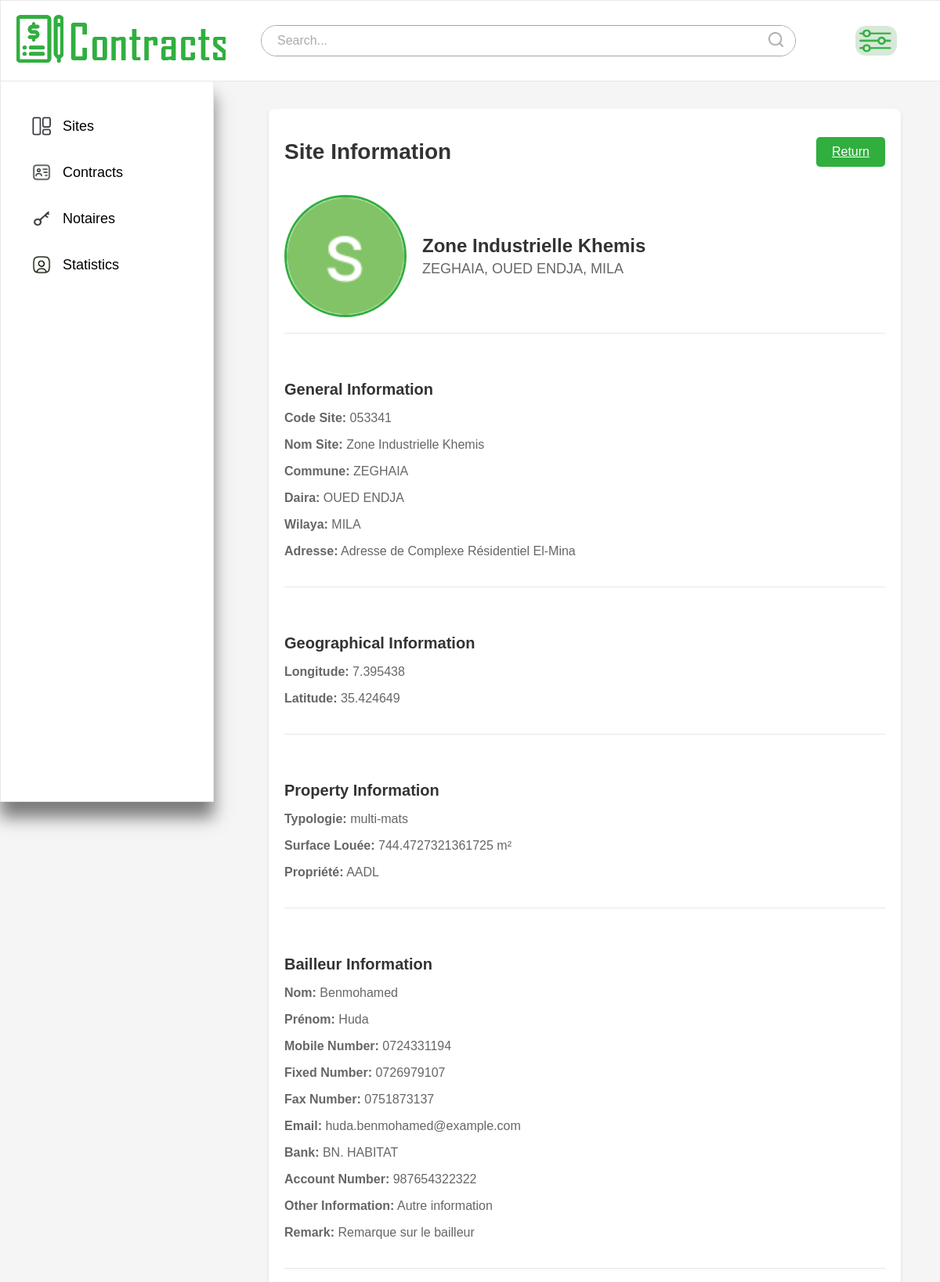
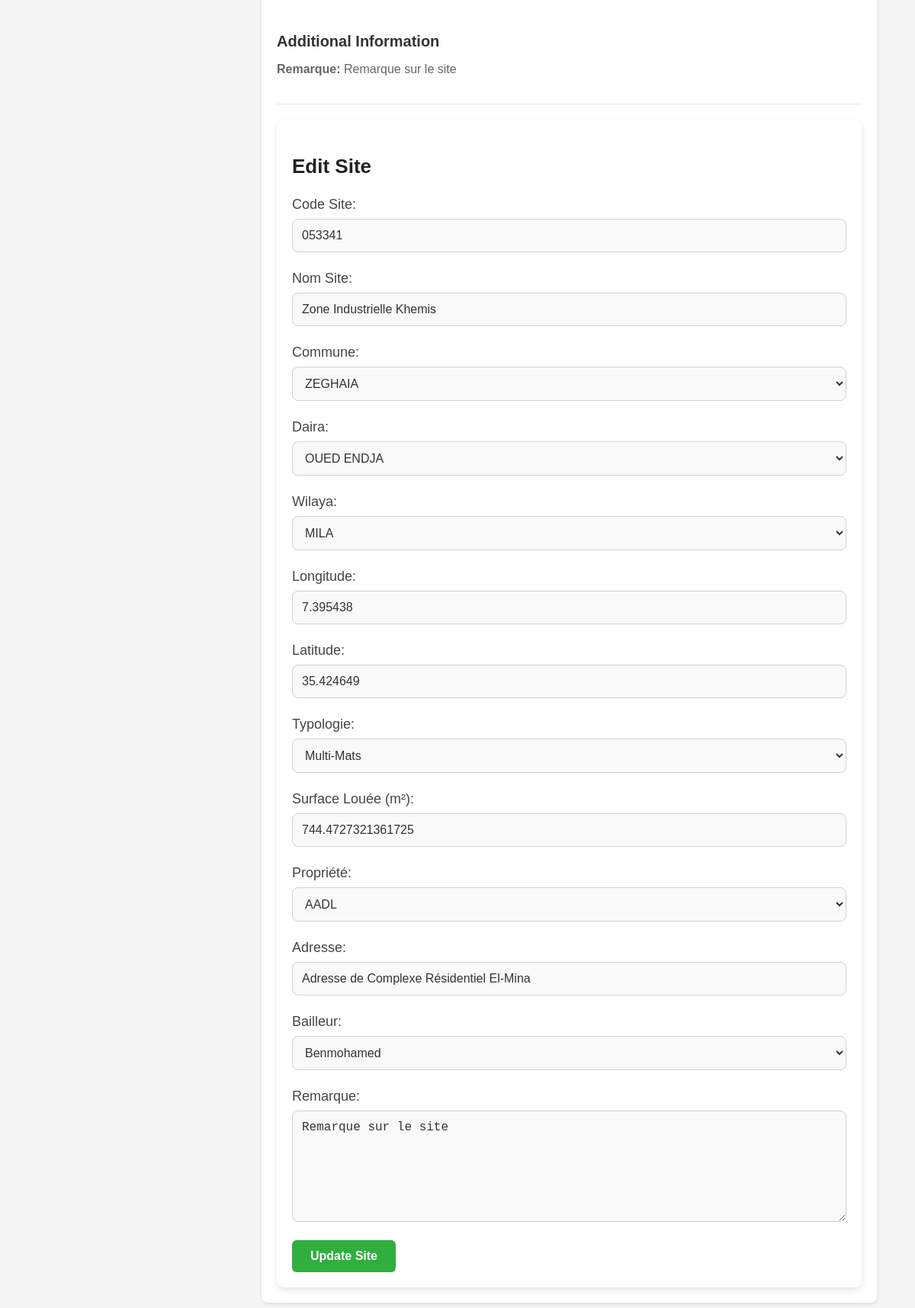
/site/modify/21, run on the app's committed database (2 pictures, top to bottom).
### app1/models.py (models this page shows, shortened)
class Site(models.Model):
    code_site = models.CharField(max_length=100, unique=True)
    nom_site = models.CharField(max_length=255)
    commune = models.ForeignKey(Commune, on_delete=models.CASCADE)
    daira = models.ForeignKey(Daira, on_delete=models.CASCADE)
    wilaya = models.ForeignKey(Wilaya, on_delete=models.CASCADE)
    longitude = models.FloatField()
    latitude = models.FloatField()
    typologie = models.CharField(max_length=255)
    surface_louee = models.FloatField()
    propriete = models.CharField(max_length=255, choices=PROPRIETE_SITE_CHOICES)
    adresse = models.CharField(max_length=255)
    bailleur = models.ForeignKey(Bailleur, on_delete=models.CASCADE)
    remarque = models.TextField(blank=True, null=True)

class Commune(models.Model):
    name = models.CharField(max_length=100)
    daira = models.ForeignKey(Daira, on_delete=models.CASCADE)
    wilaya = models.ForeignKey(Wilaya, on_delete=models.CASCADE)

class Daira(models.Model):
    name = models.CharField(max_length=100)
    wilaya = models.ForeignKey(Wilaya, on_delete=models.CASCADE)

class Wilaya(models.Model):
    name = models.CharField(max_length=100)

class Bailleur(models.Model):
    nom_bailleur = models.CharField(max_length=255)
    prenom_bailleur = models.CharField(max_length=255)
    num_mobile = models.CharField(max_length=20)
    num_fixe = models.CharField(max_length=20, blank=True, null=True)
    num_fax = models.CharField(max_length=20, blank=True, null=True)
    courriel = models.EmailField()
    banque = models.CharField(max_length=255, choices=[
        ("AGB", "AGB"), ("Algérie Poste (CCP)", "Algérie Poste (CCP)"), ("ASBA", "ASBA"),
        ("B. ABC", "B. ABC"), ("B. EL BARAKA", "B. EL BARAKA"), ("BADR", "BADR"),
        ("BDL", "BDL"), ("BEA", "BEA"), ("BN. HABITAT", "BN. HABITAT"), ("BNA", "BNA"),
        ("BNP PARIS BAS AL DJAZAIR", "BNP PARIS BAS AL DJAZAIR"), ("CNEP", "CNEP"),
        ("CPA", "CPA"), ("FRANSABANK EL DJAZAIR", "FRANSABANK EL DJAZAIR"), ("HBTF", "HBTF"),
        ("HSBC", "HSBC"), ("NATIXIS", "NATIXIS"), ("SOCIETE GENERALE", "SOCIETE GENERALE"),
        ("TBA", "TBA")
    ])
    num_compte = models.CharField(max_length=50, blank=True, null=True)
    autre = models.CharField(max_length=255, blank=True, null=True)
    remarque = models.TextField(blank=True, null=True)

### app1/views.py (the view)
# urls.py: path('site/modify/<int:id>', views.mod_site, name='modsitee'),
def mod_site(request,id):           #opens modification page
    communes = Commune.objects.all()
    dairas = Daira.objects.all()
    wilayas = Wilaya.objects.all()
    bailleurs = Bailleur.objects.all()
    site = get_object_or_404(Site, id=id)
    return render(request, 'sites/sitemodifyprofile.html', {'communes': communes,'dairas': dairas,'wilayas': wilayas,'bailleurs': bailleurs,'site':site})

### app1/templates/sites/sitemodifyprofile.html (shortened to what this page needs)
{% load static %}
<!DOCTYPE html>
<html lang="en">
<head>
    <link rel="stylesheet" href="{% static 'css/tester4.css' %}">
</head>
<body>
    <nav class="navbar">
        <div class="logo">
            <a href="{% url 'sitess' %}"><img src="{% static 'images/company8.png' %}" alt="Logo"></a>
        </div>
        <div class="search-bar">
            <button type="submit"><img src="{% static 'images/search.png' %}" alt="Search"></button>
            <input type="text" placeholder="Search...">
        </div>
        <div class="filter">
            <button type="button" id="filterButton"><img src="{% static 'images/fil5.png' %}" alt="Filter"></button>
        </div>
    </nav>
    <div class="container">
        <div class="sidebar">
            <ul>
                <li><a href="{% url 'sitess' %}"><img src="{% static 'images/sites.png' %}" alt="Dashboard Default" class="default-img"><img src="{% static 'images/sites5.png' %}" alt="Dashboard Hover" class="hover-img">Sites</a></li>
                <li><a href="{% url 'contrats' %}"><img src="{% static 'images/conts.png' %}" alt="Profile Default" class="default-img"><img src="{% static 'images/conts5.png' %}" alt="Profile Hover" class="hover-img">Contracts</a></li>
                <li><a href="{% url 'notaires' %}"><img src="{% static 'images/not.png' %}" alt="Messages Default" class="default-img"><img src="{% static 'images/not5.png' %}" alt="Messages Hover" class="hover-img">Notaires</a></li>
                <li><a href="{% url 'calculate_statistics' %}"><img src="{% static 'images/sett2.png' %}" alt="Settings Default" class="default-img">Statistics</a></li>
            </ul>
        </div>
        <div class="main-content">
            <div class="content-container">
                <header class="content-header">
                    <h1>Site Information</h1>
                    <div class="action-buttons">
                        <a href ="{% url 'site_detail' site.id %}" class="btn-primary">Return</a>
                    </div>
                </header>
                <section class="section profile-section">
                    <div class="profile-header">
                        <img src="{% static 'images/profile.png' %}" alt="Site Picture" class="profile-picture">
                        <div class="profile-details">
                            <h2>{{ site.nom_site }}</h2>
                            <p>{{ site.commune.name }}, {{ site.daira.name }}, {{ site.wilaya.name }}</p>
                        </div>
                    </div>
                    <div class="profile-info">
                        <h3>General Information</h3>
                        <p><strong>Code Site:</strong> {{ site.code_site }}</p>
                        <p><strong>Nom Site:</strong> {{ site.nom_site }}</p>
                        <p><strong>Commune:</strong> {{ site.commune.name }}</p>
                        <p><strong>Daira:</strong> {{ site.daira.name }}</p>
                        <p><strong>Wilaya:</strong> {{ site.wilaya.name }}</p>
                        <p><strong>Adresse:</strong> {{ site.adresse }}</p>
                    </div>
                    <div class="profile-info">
                        <h3>Geographical Information</h3>
                        <p><strong>Longitude:</strong> {{ site.longitude }}</p>
                        <p><strong>Latitude:</strong> {{ site.latitude }}</p>
                    </div>
                    <div class="profile-info">
                        <h3>Property Information</h3>
                        <p><strong>Typologie:</strong> {{ site.typologie }}</p>
                        <p><strong>Surface Louée:</strong> {{ site.surface_louee }} m²</p>
                        <p><strong>Propriété:</strong> {{ site.propriete }}</p>
                    </div>
                    <div class="profile-info">
                        <h3>Bailleur Information</h3>
                        <p><strong>Nom:</strong> {{ site.bailleur.nom_bailleur }}</p>
                        <p><strong>Prénom:</strong> {{ site.bailleur.prenom_bailleur }}</p>
                        <p><strong>Mobile Number:</strong> {{ site.bailleur.num_mobile }}</p>
                        <p><strong>Fixed Number:</strong> {{ site.bailleur.num_fixe }}</p>
                        <p><strong>Fax Number:</strong> {{ site.bailleur.num_fax }}</p>
                        <p><strong>Email:</strong> {{ site.bailleur.courriel }}</p>
                        <p><strong>Bank:</strong> {{ site.bailleur.banque }}</p>
                        <p><strong>Account Number:</strong> {{ site.bailleur.num_compte }}</p>
                        <p><strong>Other Information:</strong> {{ site.bailleur.autre }}</p>
                        <p><strong>Remark:</strong> {{ site.bailleur.remarque }}</p>
                    </div>
                    <div class="profile-info">
                        <h3>Additional Information</h3>
                        <p><strong>Remarque:</strong> {{ site.remarque }}</p>
                    </div>
                </section>
                <section class="profile-edit">
                    <h3>Edit Site</h3>
                    <form action="{% url "update_site" site.id %}" method="POST">
                        <div class="form-group">
                            <label for="code_site">Code Site:</label>
                            <input type="text" id="code_site" name="code_site" value="{{ site.code_site }}" required>
                        </div>
                        <div class="form-group">
                            <label for="nom_site">Nom Site:</label>
                            <input type="text" id="nom_site" name="nom_site" value="{{ site.nom_site }}" required>
                        </div>
                        <div class="form-group">
                            <label for="commune">Commune:</label>
                            <select id="commune" name="commune" required>
                                {% for commune in communes %}
                                    <option value="{{ commune.id }}" {% if commune.id == site.commune.id %}selected{% endif %}>{{ commune.name }}</option>
                                {% endfor %}
                            </select>
                        </div>
                        <div class="form-group">
                            <label for="daira">Daira:</label>
                            <select id="daira" name="daira" required>
                                {% for daira in dairas %}
                                    <option value="{{ daira.id }}" {% if daira.id == site.daira.id %}selected{% endif %}>{{ daira.name }}</option>
                                {% endfor %}
                            </select>
                        </div>
                        <div class="form-group">
                            <label for="wilaya">Wilaya:</label>
                            <select id="wilaya" name="wilaya" required>
                                {% for wilaya in wilayas %}
                                    <option value="{{ wilaya.id }}" {% if wilaya.id == site.wilaya.id %}selected{% endif %}>{{ wilaya.name }}</option>
                                {% endfor %}
                            </select>
                        </div>
                        <div class="form-group">
                            <label for="longitude">Longitude:</label>
                            <input type="number" step="any" id="longitude" name="longitude" value="{{ site.longitude }}" required>
                        </div>
                        <div class="form-group">
                            <label for="latitude">Latitude:</label>
                            <input type="number" step="any" id="latitude" name="latitude" value="{{ site.latitude }}" required>
                        </div>
                        <div class="form-group">
                            <label for="typologie">Typologie:</label>
                            <select id="typologie" name="typologie" required>
                                <option value="multi-mats" {% if site.typologie == 'multi-mats' %}selected{% endif %}>Multi-Mats</option>
                            </select>
                        </div>
                        <div class="form-group">
                            <label for="surface_louee">Surface Louée (m²):</label>
                            <input type="number" step="any" id="surface_louee" name="surface_louee" value="{{ site.surface_louee }}" required>
                        </div>
                        <div class="form-group">
                            <label for="propriete">Propriété:</label>
                            <select id="propriete" name="propriete" required>
                                <option value="AADL">AADL</option>
                            </select>
                        </div>
                        <div class="form-group">
                            <label for="adresse">Adresse:</label>
                            <input type="text" id="adresse" name="adresse" value="{{ site.adresse }}" required>
                        </div>
                        <div class="form-group">
                            <label for="bailleur">Bailleur:</label>
                            <select id="bailleur" name="bailleur" required>
                                {% for bailleur in bailleurs %}
                                    <option value="{{ bailleur.id }}" {% if bailleur.id == site.bailleur.id %}selected{% endif %}>{{ bailleur.nom_bailleur }}</option>
                                {% endfor %}
                            </select>
                        </div>
                        <div class="form-group">
                            <label for="remarque">Remarque:</label>
                            <textarea id="remarque" name="remarque">{{ site.remarque }}</textarea>
                        </div>
                        <button type="submit" class="btn-primary">Update Site</button>
                    </form>
                </section>
            </div>
        </div>
    </div>
</body>
</html>

### data on the page
Site: nom_site "Zone Industrielle Khemis", commune.name "ZEGHAIA", daira.name "OUED ENDJA", wilaya.name "MILA", code_site "053341", adresse "Adresse de Complexe Résidentiel El-Mina", longitude "7.395438", latitude "35.424649", typologie "multi-mats", surface_louee "744.4727321361725", propriete "AADL", bailleur.nom_bailleur "Benmohamed", bailleur.prenom_bailleur "Huda", bailleur.num_mobile "0724331194", bailleur.num_fixe "0726979107", bailleur.num_fax "0751873137", bailleur.courriel "huda.benmohamed@example.com", bailleur.banque "BN. HABITAT", bailleur.num_compte "987654322322", bailleur.autre "Autre information", bailleur.remarque "Remarque sur le bailleur", remarque "Remarque sur le site", commune "ZEGHAIA", daira "OUED ENDJA", wilaya "MILA", typologie "Multi-Mats", bailleur "Benmohamed"
